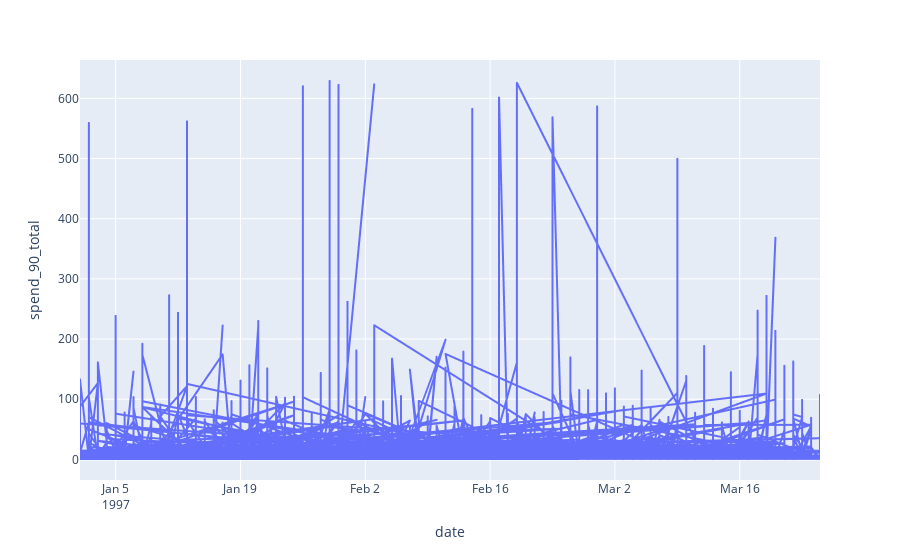

This figure's notebook cell:
### Code cell
df_monthly = df.groupby('month')['spend_90_total'].sum()
fig = px.line(df, x='date', y='spend_90_total')
fig.show()

### Figure 1 — Plotly figure (JSON) as saved in the notebook; plotly's stock layout.template omitted (floating-point values rounded to 4 significant figures; data arrays with more than 128 entries replaced by an {"elided": "..."} marker saying what was removed)
{"data": [{"hovertemplate": "date=%{x}<br>spend_90_total=%{y}<extra></extra>", "legendgroup": "", "line": {"color": "#636efa", "dash": "solid"}, "marker": {"symbol": "circle"}, "mode": "lines", "name": "", "showlegend": false, "type": "scattergl", "x": {"elided": "23570 str values"}, "xaxis": "x", "y": {"elided": "23570 float values"}, "yaxis": "y"}], "layout": {"legend": {"tracegroupgap": 0}, "margin": {"t": 60}, "xaxis": {"anchor": "y", "domain": [0, 1], "title": {"text": "date"}}, "yaxis": {"anchor": "x", "domain": [0, 1], "title": {"text": "spend_90_total"}}}}
